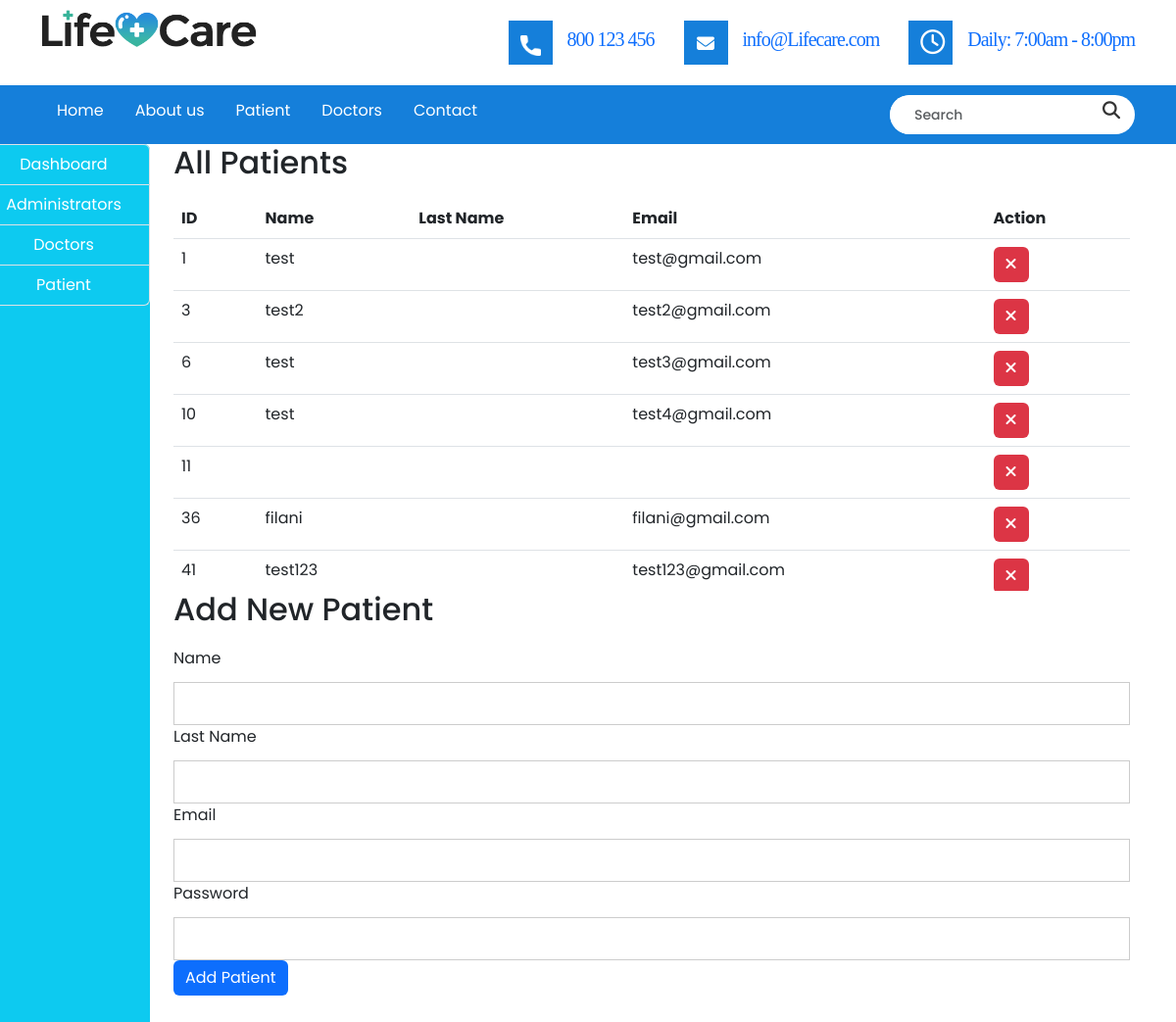
Before: /patients.php with the older database file.
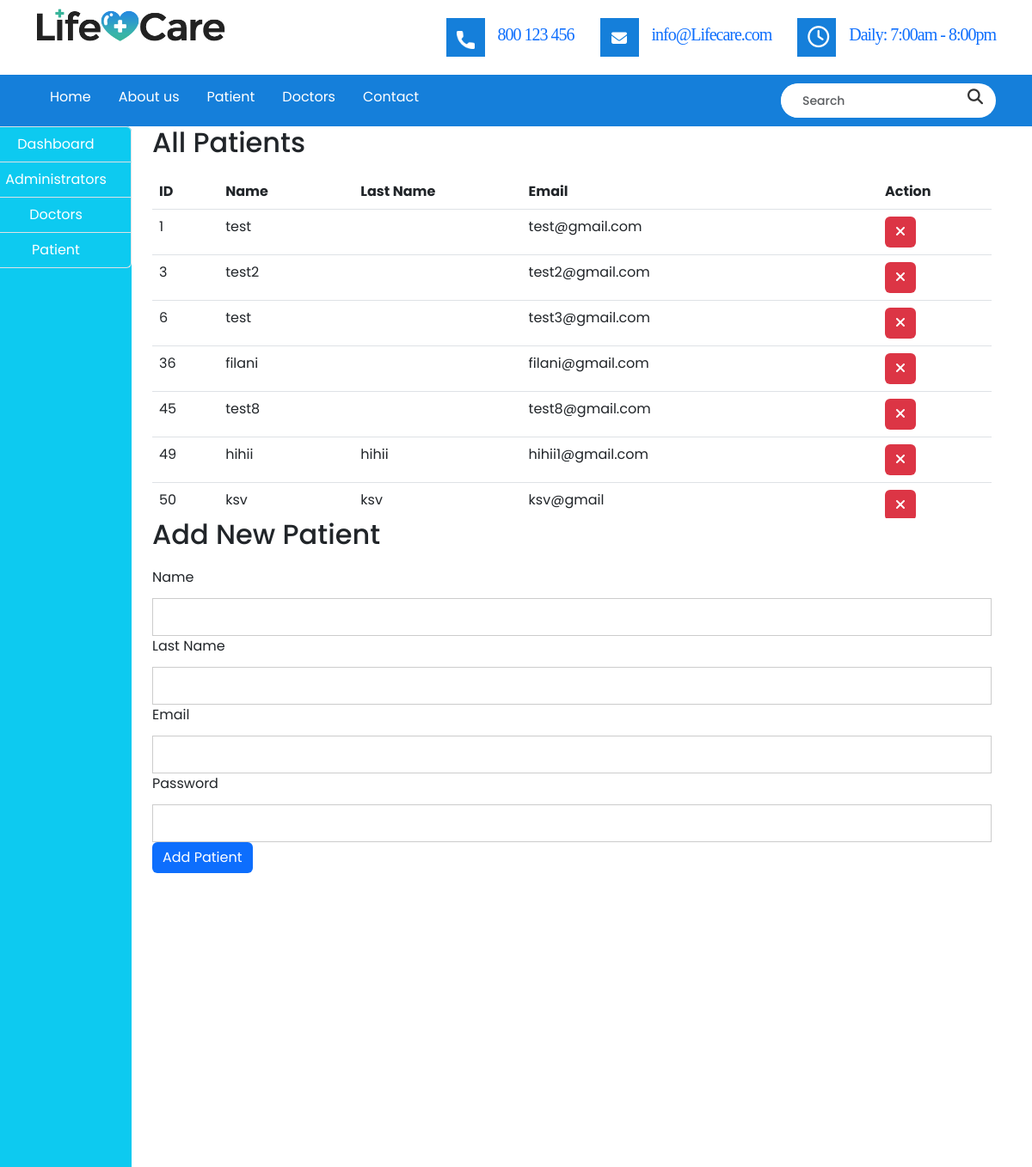
After: the same page with the newer database file.
### tables this page shows
CREATE TABLE `users` (
  `id` bigint(20) NOT NULL,
  `Name` varchar(128) DEFAULT NULL,
  `Last_name` varchar(200) DEFAULT NULL,
  `Email` varchar(220) DEFAULT NULL,
  `Password_hash` varchar(225) DEFAULT NULL,
  `role` enum('user','admin') NOT NULL DEFAULT 'user'
);

### patients.php (the view, shortened to what the changed rows need)
<!DOCTYPE html>
<html lang="en">
    <head>
   <link rel="stylesheet" href="style.css">
   <link rel="stylesheet" href="css/colors.css">
   <link rel="stylesheet" href="css/versions.css">
   <link rel="stylesheet" href="css/responsive.css">
   <link rel="stylesheet" href="css/custom.css">
       <link href="https://cdn.jsdelivr.net/npm/bootstrap@5.3.0-alpha3/dist/css/bootstrap.min.css" rel="stylesheet">
   <link rel="stylesheet" href="https://cdnjs.cloudflare.com/ajax/libs/font-awesome/5.15.3/css/all.min.css">
</head>
<body class="clinic_version">
   <header>
<div class="container-fluid whatdoInamethis">
<div class="col-md-12">
<div class="row">
<?php
               include('connection.php');
               ?>
<div class="col-md-10">
<h2>All Patients</h2>
<div class="table-scroll" style="max-height: 400px; overflow: auto;">
<table class="table ">
<thead>
<tr>
<th>ID</th>
<th>Name</th>
<th>Last Name</th>
<th>Email</th>
<th>Action</th>
</tr>
</thead>
<tbody>
<?php
                        $query = mysqli_query($conn, "SELECT * FROM users WHERE role='user'");
                        while ($row = mysqli_fetch_assoc($query)) {
                           $patientId = $row['id'];
                           $patientName = $row['Name'];
                           $patientLastName = $row['Last_name'];
                           $patientEmail = $row['Email'];
                        ?>
<tr>
<td><?php echo $patientId; ?></td>
<td><?php echo $patientName; ?></td>
                                 <td><?php echo $patientLastName; ?></td>
                                 <td><?php echo $patientEmail; ?></td>
                                 <td><button class="btn btn-danger" onclick="removePatient(<?php echo $patientId; ?>)"><i class="fas fa-times"></i></button></td>
                              </tr>
                           <?php
                           }
                           ?>
                        </tbody>
                     </table>
                  </div>
                  <h2>Add New Patient</h2>
               </div>
            </div>
         </div>
      </div>
                    </body>
</html>

Changed rows visible on the page:
removed users: id "10", Name "test", Email "test4@gmail.com"
removed users: id "11"
removed users: id "41", Name "test123", Email "test123@gmail.com"
now on this page (row unchanged): users: id "45", Name "test8", Email "test8@gmail.com"
now on this page (row unchanged): users: id "49", Name "hihii", Last_name "hihii", Email "hihii1@gmail.com"
now on this page (row unchanged): users: id "50", Name "ksv", Last_name "ksv", Email "ksv@gmail"
